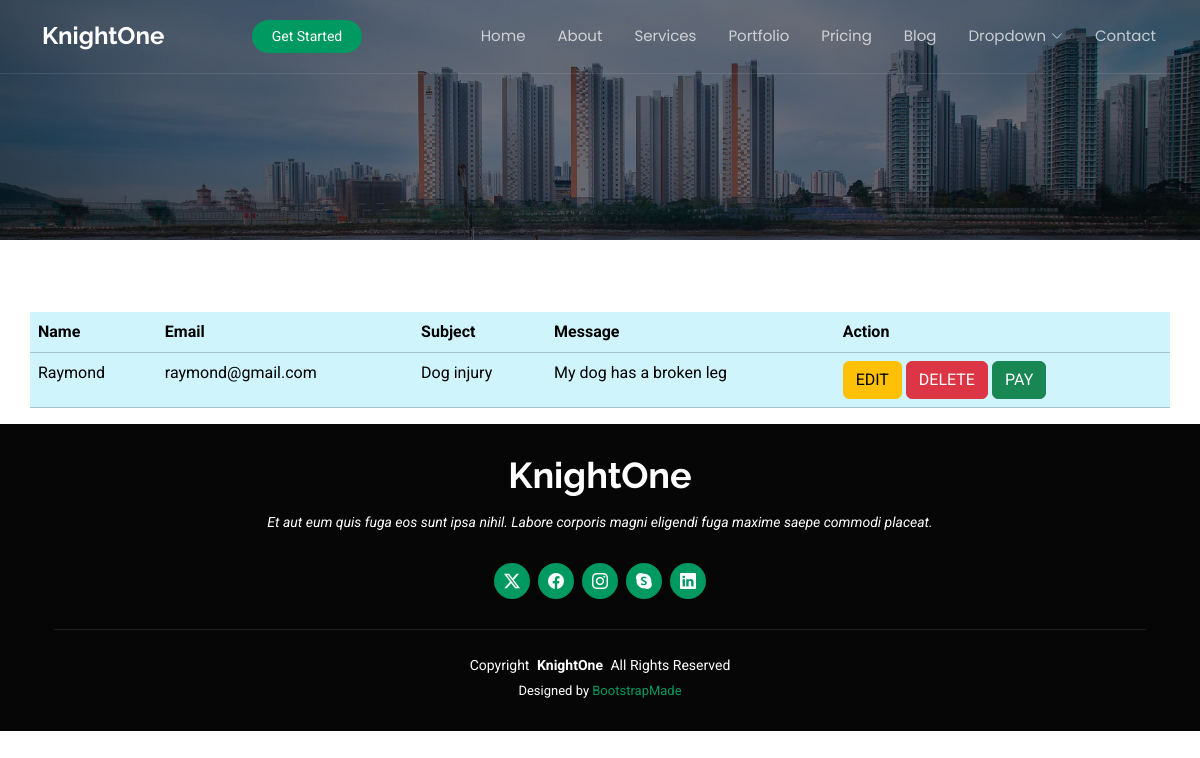
Before: /show/ with the older database file.
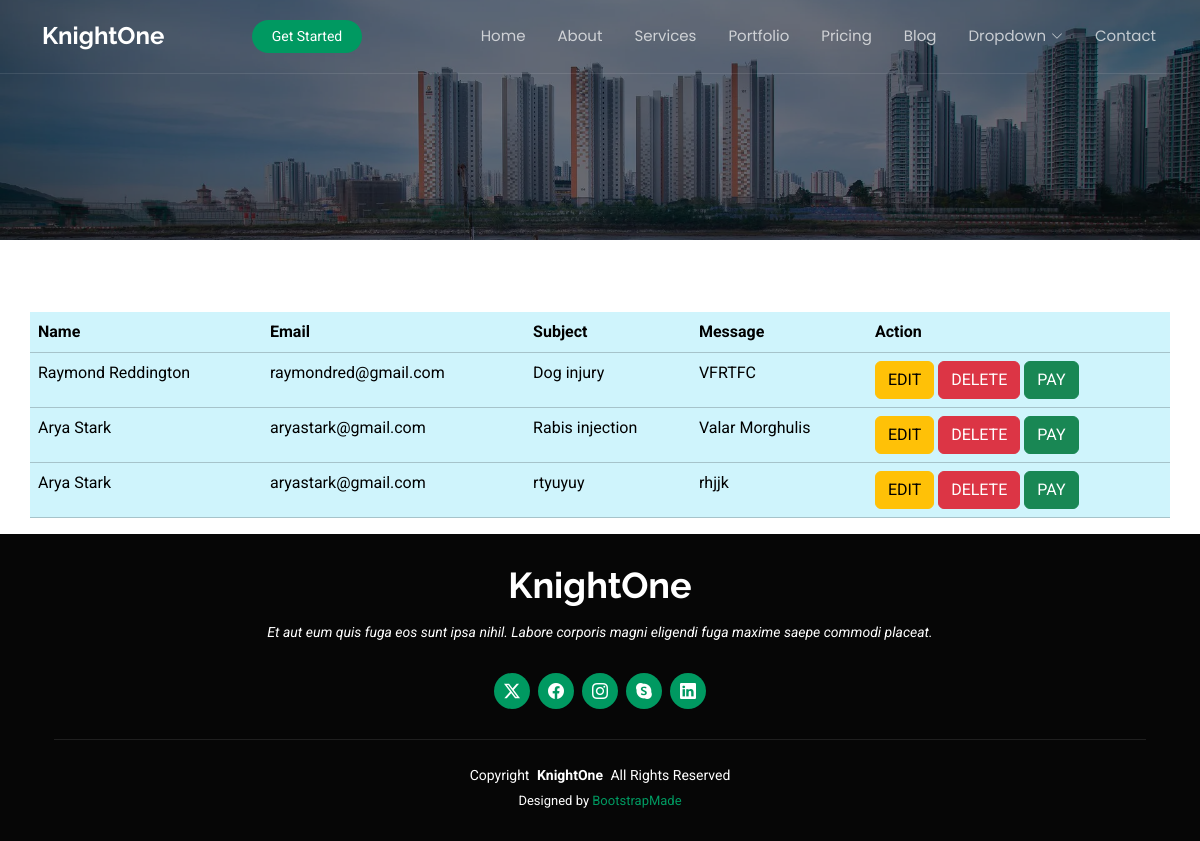
After: the same page with the newer database file.
### petcareapp/models.py (models this page shows, shortened)
class Contact(models.Model):
    name = models.CharField(max_length=20)
    email = models.EmailField()
    subject = models.CharField(max_length=100)
    message = models.TextField()

### petcareapp/views.py (the view)
# urls.py: path('show/', views.show, name='show'),
def show(request):
    allcontacts=Contact.objects.all()
    return render(request,'show.html',{'contact':allcontacts})

### templates/show.html
{% extends 'starter-page.html' %}
{% load static %}
{% block body %}
    <br><br><br>
    <table class="table table-info container">
    <tr>
        <th>Name</th>
        <th>Email</th>
        <th>Subject</th>
        <th>Message</th>
        <th>Action</th>
    </tr>
    {% for x in contact %}
        <tr>
            <td>{{ x.name }}</td>
            <td>{{ x.email }}</td>
            <td>{{ x.subject }}</td>
            <td>{{ x.message }}</td>
            <td>
                <a href="/edit/{{ x.id }}" class="btn btn-warning">EDIT</a>
                <a href="/delete/{{ x.id }}" class="btn btn-danger">DELETE</a>
                <a href="" class="btn btn-success">PAY</a>
            </td>
        </tr>
    {% endfor %}
    </table>
{% endblock %}

### templates/starter-page.html (shortened to what this page needs)
<!DOCTYPE html>
<html lang="en">
<head>
    {% load static %}
  <link href="{% static 'assets/vendor/bootstrap/css/bootstrap.min.css' %}" rel="stylesheet">
  <link href="{% static 'assets/vendor/bootstrap-icons/bootstrap-icons.css' %}" rel="stylesheet">
  <link href="{% static 'assets/vendor/aos/aos.css' %}" rel="stylesheet">
  <link href="{% static 'assets/vendor/glightbox/css/glightbox.min.css' %}" rel="stylesheet">
  <link href="{% static 'assets/vendor/swiper/swiper-bundle.min.css' %}" rel="stylesheet">
  <link href="{% static 'assets/css/main.css' %}" rel="stylesheet">
</head>
<body class="starter-page-page">
  <header id="header" class="header d-flex align-items-center fixed-top">
    <div class="container position-relative d-flex align-items-center justify-content-between">
      <a href="index.html" class="logo d-flex align-items-center me-auto me-xl-0">
        <h1 class="sitename">KnightOne</h1>
      </a>
      <nav id="navmenu" class="navmenu">
        <ul>
          <li><a href="{% url 'index' %}">Home</a></li>
          <li><a href="{% url 'about' %}">About</a></li>
          <li><a href="{% url 'services' %}">Services</a></li>
          <li><a href="{% url 'portfolio' %}">Portfolio</a></li>
          <li><a href="{% url 'pricing' %}">Pricing</a></li>
          <li><a href="{% url 'blog' %}">Blog</a></li>
          <li class="dropdown"><a href="#"><span>Dropdown</span> <i class="bi bi-chevron-down toggle-dropdown"></i></a>
          </li>
          <li><a href="{% url 'contact' %}">Contact</a></li>
        </ul>
      </nav>
      <a class="cta-btn" href="{% url 'about' %}">Get Started</a>
    </div>
  </header>
  <main class="main">
    <div class="page-title dark-background" data-aos="fade" style="background-image: url({% static 'assets/img/page-title-bg.webp' %});">
    </div>
    {% block body %}
    {% endblock %}
  </main>
  <footer id="footer" class="footer dark-background">
    <div class="container">
      <h3 class="sitename">KnightOne</h3>
      <p>Et aut eum quis fuga eos sunt ipsa nihil. Labore corporis magni eligendi fuga maxime saepe commodi placeat.</p>
      <div class="social-links d-flex justify-content-center">
        <a href=""><i class="bi bi-twitter-x"></i></a>
        <a href=""><i class="bi bi-facebook"></i></a>
        <a href=""><i class="bi bi-instagram"></i></a>
        <a href=""><i class="bi bi-skype"></i></a>
        <a href=""><i class="bi bi-linkedin"></i></a>
      </div>
      <div class="container">
        <div class="copyright">
          <span>Copyright</span> <strong class="px-1 sitename">KnightOne</strong> <span>All Rights Reserved</span>
        </div>
        <div class="credits">
          Designed by <a href="https://bootstrapmade.com/">BootstrapMade</a>
        </div>
      </div>
    </div>
  </footer>
</body>
</html>

### static/assets/css/main.css (style rules this page uses)
:root { --default-font: "Roboto", system-ui, -apple-system, "Segoe UI", Roboto, "Helvetica Neue", Arial, "Noto Sans", "Liberation Sans", sans-serif, "Apple Color Emoji", "Segoe UI Emoji", "Segoe UI Symbol", "Noto Color Emoji"; --heading-font: "Raleway", sans-serif; --nav-font: "Poppins", sans-serif; }
:root { --background-color: #ffffff; --default-color: #444444; --heading-color: #282828; --accent-color: #009961; --surface-color: #ffffff; --contrast-color: #ffffff; }
:root { --nav-color: #ffffff; --nav-hover-color: #009961; --nav-mobile-background-color: #ffffff; --nav-dropdown-background-color: #ffffff; --nav-dropdown-color: #444444; --nav-dropdown-hover-color: #009961; }
.dark-background { --background-color: #060606; --default-color: #ffffff; --heading-color: #ffffff; --surface-color: #252525; --contrast-color: #ffffff; }
:root { scroll-behavior: smooth; }
body { color: var(--default-color); background-color: var(--background-color); font-family: var(--default-font); }
a { color: var(--accent-color); text-decoration: none; transition: 0.3s; }
h1, h2, h3, h4, h5, h6 { color: var(--heading-color); font-family: var(--heading-font); }
.header { --background-color: rgba(0, 0, 0, 0); --default-color: #ffffff; --heading-color: #ffffff; color: var(--default-color); background-color: var(--background-color); padding: 10px 0; transition: all 0.5s; z-index: 997; border-bottom: 1px solid color-mix(in srgb, var(--default-color), transparent 90%); }
.header .logo { line-height: 1; }
.header .logo h1 { font-size: 30px; margin: 0; font-weight: 700; color: var(--heading-color); }
.header .cta-btn, .header .cta-btn:focus { color: var(--contrast-color); background: var(--accent-color); font-size: 14px; padding: 8px 26px; margin: 0; border-radius: 50px; transition: 0.3s; }
@media (max-width: 1200px) { .header .logo { order: 1; } }
@media (max-width: 1200px) { .header .logo h1 { font-size: 24px; } }
@media (max-width: 1200px) { .header .cta-btn { order: 2; margin: 0 15px 0 0; padding: 6px 20px; } }
@media (max-width: 1200px) { .header .navmenu { order: 3; } }
@media (min-width: 1200px) { .navmenu { padding: 0; } }
@media (min-width: 1200px) { .navmenu ul { margin: 0; padding: 0; display: flex; list-style: none; align-items: center; } }
@media (min-width: 1200px) { .navmenu li { position: relative; } }
@media (min-width: 1200px) { .navmenu>ul>li { white-space: nowrap; padding: 15px 14px; } }
@media (min-width: 1200px) { .navmenu>ul>li:last-child { padding-right: 0; } }
@media (min-width: 1200px) { .navmenu a, .navmenu a:focus { color: color-mix(in srgb, var(--nav-color), transparent 30%); font-size: 15px; padding: 0 2px; font-family: var(--nav-font); font-weight: 400; display: flex; align-items: center; justify-content: space-between; white-space: nowrap; transition: 0.3s; position: relative; } }
@media (min-width: 1200px) { .navmenu a i, .navmenu a:focus i { font-size: 12px; line-height: 0; margin-left: 5px; transition: 0.3s; } }
@media (min-width: 1200px) { .navmenu>ul>li>a:before { content: ""; position: absolute; height: 2px; bottom: -27px; left: 0; background-color: var(--nav-hover-color); visibility: hidden; width: 0px; transition: all 0.3s ease-in-out 0s; } }
.footer { color: var(--default-color); background-color: var(--background-color); font-size: 14px; text-align: center; padding: 30px 0; position: relative; }
.footer h3 { font-size: 36px; font-weight: 700; position: relative; padding: 0; margin: 0 0 15px 0; }
.footer p { font-size: 15; font-style: italic; padding: 0; margin: 0 0 30px 0; }
.footer .social-links { margin: 0 0 30px 0; }
.footer .social-links a { font-size: 16px; display: flex; align-items: center; justify-content: center; background: var(--accent-color); color: var(--contrast-color); line-height: 1; margin: 0 4px; border-radius: 50%; text-align: center; width: 36px; height: 36px; transition: 0.3s; }
.footer .copyright { padding-top: 25px; border-top: 1px solid color-mix(in srgb, var(--default-color), transparent 90%); }
.footer .credits { font-size: 13px; padding-top: 5px; }
.page-title { color: var(--default-color); background-color: var(--background-color); background-size: cover; background-position: center; background-repeat: no-repeat; padding: 160px 0 80px 0; text-align: center; position: relative; }
.page-title:before { content: ""; background-color: color-mix(in srgb, var(--background-color), transparent 50%); position: absolute; inset: 0; }

Changed rows visible on the page:
changed Contact "Dog injury": name "Raymond" → "Raymond Reddington"; email "raymond@gmail.com" → "raymondred@gmail.com"; message "My dog has a broken leg" → "VFRTFC"
added Contact: name "Arya Stark", email "aryastark@gmail.com", subject "Rabis injection", message "Valar Morghulis"
added Contact: name "Arya Stark", email "aryastark@gmail.com", subject "rtyuyuy", message "rhjjk"
